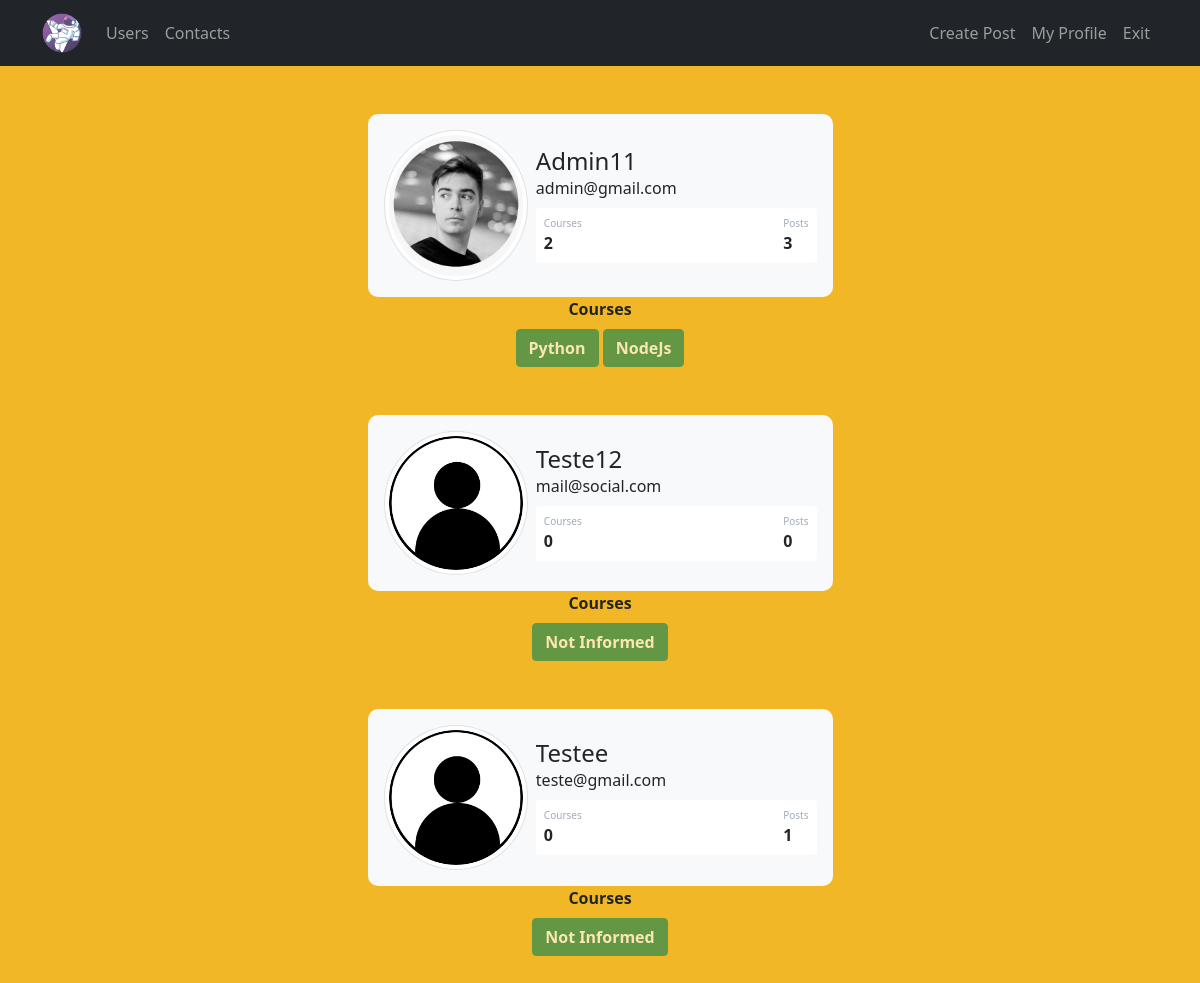
Page /user (signed in) on the earlier database version.
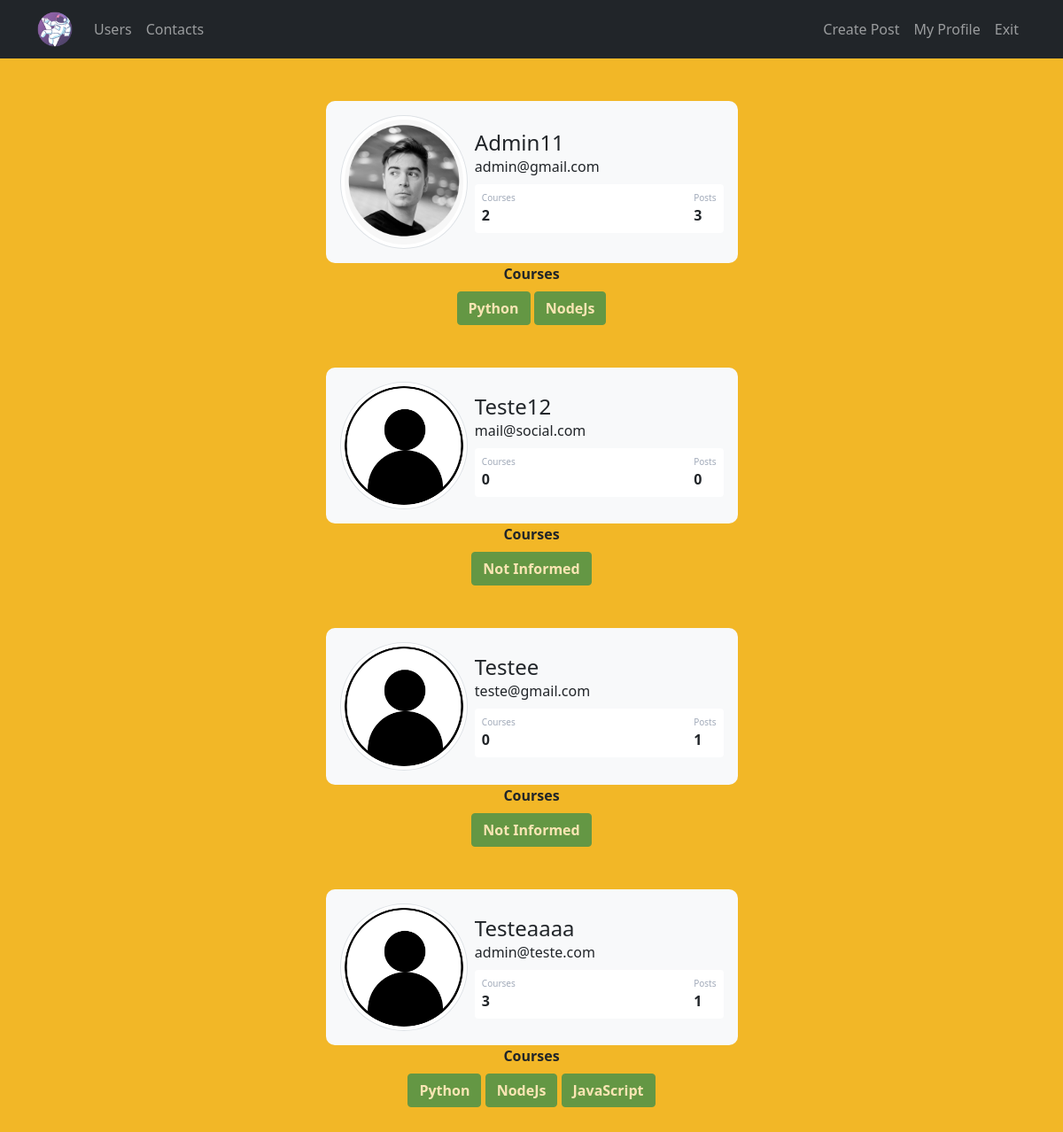
Same page on the later database version.
### site_web/models.py (models this page shows)
class User(database.Model, UserMixin):
    id = database.Column(database.Integer, primary_key=True)
    username = database.Column(database.String, nullable=False)
    email = database.Column(database.String, nullable=False, unique=True)
    password = database.Column(database.String, nullable=False)
    profile_picture = database.Column(database.String, default='default.jpg')
    courses = database.Column(database.String, nullable=False, default='Not Informed')
    posts = database.relationship('Post', backref='author', lazy=True)
    def count_post(self):
        return len(self.posts)

### site_web/routes.py (the view)
@app.route("/user")
@login_required
def user():
    list_user = User.query.all()
    return render_template("user.html", list_user=list_user)

### site_web/models.py (called while the page is built)
@login_manager.user_loader
def load_user(id_user):
    return User.query.get(int(id_user))

### site_web/templates/user.html (shortened to what this page needs)
{% extends 'base.html' %}
{% block body %}
    {% for user in list_user %}
        <div class="container mt-5 d-flex justify-content-center">
        <div class="card p-3 col-5 border-0 bg-light">
            <div class="d-flex align-items-center">
            <img
                src="{{ url_for('static', filename='media/{}'.format(user.profile_picture)) }}"
                class="rounded-circle img-thumbnail col-md-4 me-2"/>
            <div class="col">
                <h4 class="mb-0 mt-0 text-capitalize">{{ user.username }}</h4>
                <span>{{ user.email }}</span>
                <div class="p-2 mt-2 bg-white d-flex justify-content-between rounded">
                <div class="d-flex flex-column">
                    <span class="articles">Courses</span>
                    {% if 'Not Informed' in  user.courses or  user.courses == '' %}
                        <span class="fw-bold">0</span>
                    {% else %}
                        <span class="fw-bold">
                        {{ user.courses.count(';') + 1 }}
                        </span>
                    {% endif %}
                </div>
                <div class="d-flex flex-column">
                    <span class="rating">Posts</span>
                    <span class="fw-bold">{{ user.count_post() }}</span>
                </div>
                </div>
            </div>
            </div>
        </div>
        </div>
        <div class="container">
        <div class="row justify-content-center">
            <div class="col col-4 text-center">
            <strong>Courses</strong><br />
            {% if user.courses %}
                {% for course in user.courses.split(';') %}
                    <button type="button" class="btn btn-success mt-2 fw-bolder" disabled>
                        {{ course }}
                    </button>
                {% endfor %}
            {% else %}
                <button type="button" class="btn btn-success mt-2 fw-bolder" disabled>
                    No Courses Registered :(
                </button>
            {% endif %}
            </div>
        </div>
        </div>
    {% endfor %}
{% endblock body %}

### site_web/templates/base.html (shortened to what this page needs)
<!DOCTYPE html>
<html lang="PT-BR">
  <head>
    <link
      href="https://cdn.jsdelivr.net/npm/bootstrap@5.1.3/dist/css/bootstrap.min.css"
      rel="stylesheet"
    />
    <link rel="stylesheet" type="text/css" href="{{url_for('static', filename='main.css')}}">
  </head>
  <body id="color01">
    {% include 'navbar.html' %}
    {% block body %}
    {% endblock body %}
  </body>
</html>

### site_web/templates/navbar.html (shortened to what this page needs)
<nav class="navbar navbar-expand-lg navbar-dark bg-dark">
  <div class="container">
    <a class="navbar-brand" href="{{url_for('home')}}">
      <img src="{{url_for('static', filename='media/logo.png')}}" alt="" id="image01" width="40" height="40">
    </a>
    <div class="collapse navbar-collapse" id="navbarSupportedContent">
      <ul class="navbar-nav me-auto mb-2 mb-lg-0">
        <li class="nav-item">
          <a class="nav-link" href="{{url_for('user')}}">Users</a>
        </li>
        <li class="nav-item">
          <a class="nav-link" href="{{url_for('contact')}}">Contacts</a>
        </li>
      </ul>
      <ul class="d-flex navbar-nav">
        {% if current_user.is_authenticated %}
          <li class="nav-item">
            <a href="{{ url_for('create_post')}}" class="nav-link">Create Post</a>
          </li>
          <li class="nav-item">
            <a href="{{ url_for('profile')}}" class="nav-link">My Profile</a>
          </li>
          <li class="nav-item">
            <a href="{{ url_for('exit')}}" class="nav-link">Exit</a>
          </li>
        {% endif %}
      </ul>
    </div>
  </div>
</nav>

### site_web/static/main.css (style rules this page uses)
#color01 { background-color: #f2b727; }
.card { border-radius: 10px; }
.articles { font-size: 10px; color: #a1aab9 }
.rating { font-size: 10px; color: #a1aab9 }

Differences in the rows shown:
added User: profile_picture (placeholder picture), username "Testeaaaa", email "admin@teste.com", courses "3", count_post "1", course "Python" "NodeJs" "JavaScript"
